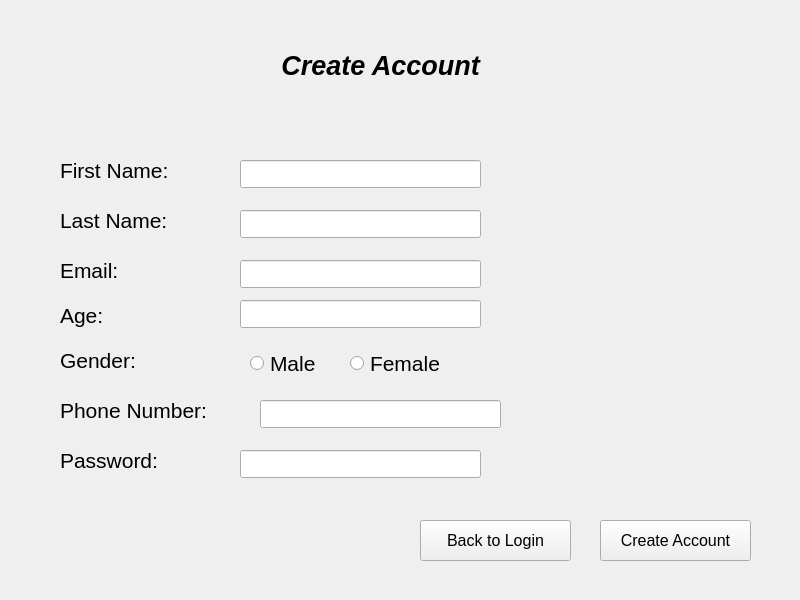
<?xml version="1.0" encoding="UTF-8"?>
<ui version="4.0">
 <class>MainWindow</class>
 <widget class="QMainWindow" name="MainWindow">
  <property name="geometry">
   <rect>
    <x>0</x>
    <y>0</y>
    <width>800</width>
    <height>600</height>
   </rect>
  </property>
  <property name="windowTitle">
   <string>MainWindow</string>
  </property>
  <widget class="QWidget" name="centralwidget">
   <widget class="QLabel" name="label">
    <property name="geometry">
     <rect>
      <x>180</x>
      <y>10</y>
      <width>401</width>
      <height>111</height>
     </rect>
    </property>
    <property name="font">
     <font>
      <pointsize>20</pointsize>
      <italic>true</italic>
      <bold>true</bold>
     </font>
    </property>
    <property name="text">
     <string>Create Account</string>
    </property>
    <property name="alignment">
     <set>Qt::AlignCenter</set>
    </property>
   </widget>
   <widget class="QLabel" name="label_2">
    <property name="geometry">
     <rect>
      <x>60</x>
      <y>150</y>
      <width>141</width>
      <height>41</height>
     </rect>
    </property>
    <property name="font">
     <font>
      <pointsize>16</pointsize>
     </font>
    </property>
    <property name="text">
     <string>First Name:</string>
    </property>
   </widget>
   <widget class="QLabel" name="label_3">
    <property name="geometry">
     <rect>
      <x>60</x>
      <y>200</y>
      <width>141</width>
      <height>41</height>
     </rect>
    </property>
    <property name="font">
     <font>
      <pointsize>16</pointsize>
     </font>
    </property>
    <property name="text">
     <string>Last Name:</string>
    </property>
   </widget>
   <widget class="QLabel" name="label_4">
    <property name="geometry">
     <rect>
      <x>60</x>
      <y>250</y>
      <width>91</width>
      <height>41</height>
     </rect>
    </property>
    <property name="font">
     <font>
      <pointsize>16</pointsize>
     </font>
    </property>
    <property name="text">
     <string>Email:</string>
    </property>
   </widget>
   <widget class="QLabel" name="label_5">
    <property name="geometry">
     <rect>
      <x>60</x>
      <y>290</y>
      <width>71</width>
      <height>51</height>
     </rect>
    </property>
    <property name="font">
     <font>
      <pointsize>16</pointsize>
     </font>
    </property>
    <property name="text">
     <string>Age:</string>
    </property>
   </widget>
   <widget class="QLabel" name="label_6">
    <property name="geometry">
     <rect>
      <x>60</x>
      <y>340</y>
      <width>101</width>
      <height>41</height>
     </rect>
    </property>
    <property name="font">
     <font>
      <pointsize>16</pointsize>
     </font>
    </property>
    <property name="text">
     <string>Gender:</string>
    </property>
   </widget>
   <widget class="QLabel" name="label_7">
    <property name="geometry">
     <rect>
      <x>60</x>
      <y>390</y>
      <width>201</width>
      <height>41</height>
     </rect>
    </property>
    <property name="font">
     <font>
      <pointsize>16</pointsize>
     </font>
    </property>
    <property name="text">
     <string>Phone Number:</string>
    </property>
   </widget>
   <widget class="QLabel" name="label_8">
    <property name="geometry">
     <rect>
      <x>60</x>
      <y>440</y>
      <width>131</width>
      <height>41</height>
     </rect>
    </property>
    <property name="font">
     <font>
      <pointsize>16</pointsize>
     </font>
    </property>
    <property name="text">
     <string>Password:</string>
    </property>
   </widget>
   <widget class="QLineEdit" name="fName">
    <property name="geometry">
     <rect>
      <x>240</x>
      <y>160</y>
      <width>241</width>
      <height>28</height>
     </rect>
    </property>
   </widget>
   <widget class="QLineEdit" name="lName">
    <property name="geometry">
     <rect>
      <x>240</x>
      <y>210</y>
      <width>241</width>
      <height>28</height>
     </rect>
    </property>
   </widget>
   <widget class="QLineEdit" name="emailField">
    <property name="geometry">
     <rect>
      <x>240</x>
      <y>260</y>
      <width>241</width>
      <height>28</height>
     </rect>
    </property>
   </widget>
   <widget class="QLineEdit" name="phoneField">
    <property name="geometry">
     <rect>
      <x>260</x>
      <y>400</y>
      <width>241</width>
      <height>28</height>
     </rect>
    </property>
   </widget>
   <widget class="QLineEdit" name="ageField">
    <property name="geometry">
     <rect>
      <x>240</x>
      <y>300</y>
      <width>241</width>
      <height>28</height>
     </rect>
    </property>
   </widget>
   <widget class="QLineEdit" name="password">
    <property name="geometry">
     <rect>
      <x>240</x>
      <y>450</y>
      <width>241</width>
      <height>28</height>
     </rect>
    </property>
   </widget>
   <widget class="QRadioButton" name="mRadio">
    <property name="geometry">
     <rect>
      <x>250</x>
      <y>350</y>
      <width>112</width>
      <height>26</height>
     </rect>
    </property>
    <property name="font">
     <font>
      <pointsize>16</pointsize>
     </font>
    </property>
    <property name="text">
     <string>Male</string>
    </property>
   </widget>
   <widget class="QRadioButton" name="fRadio">
    <property name="geometry">
     <rect>
      <x>350</x>
      <y>350</y>
      <width>112</width>
      <height>26</height>
     </rect>
    </property>
    <property name="font">
     <font>
      <pointsize>16</pointsize>
     </font>
    </property>
    <property name="text">
     <string>Female</string>
    </property>
   </widget>
   <widget class="QPushButton" name="createAccBtn">
    <property name="geometry">
     <rect>
      <x>600</x>
      <y>520</y>
      <width>151</width>
      <height>41</height>
     </rect>
    </property>
    <property name="font">
     <font>
      <pointsize>12</pointsize>
     </font>
    </property>
    <property name="text">
     <string>Create Account</string>
    </property>
   </widget>
   <widget class="QPushButton" name="backBtn">
    <property name="geometry">
     <rect>
      <x>420</x>
      <y>520</y>
      <width>151</width>
      <height>41</height>
     </rect>
    </property>
    <property name="font">
     <font>
      <pointsize>12</pointsize>
     </font>
    </property>
    <property name="text">
     <string>Back to Login</string>
    </property>
   </widget>
   <widget class="QLabel" name="oLabel">
    <property name="geometry">
     <rect>
      <x>10</x>
      <y>520</y>
      <width>401</width>
      <height>41</height>
     </rect>
    </property>
    <property name="font">
     <font>
      <pointsize>14</pointsize>
     </font>
    </property>
    <property name="text">
     <string/>
    </property>
    <property name="alignment">
     <set>Qt::AlignCenter</set>
    </property>
   </widget>
  </widget>
 </widget>
 <resources/>
 <connections/>
</ui>
